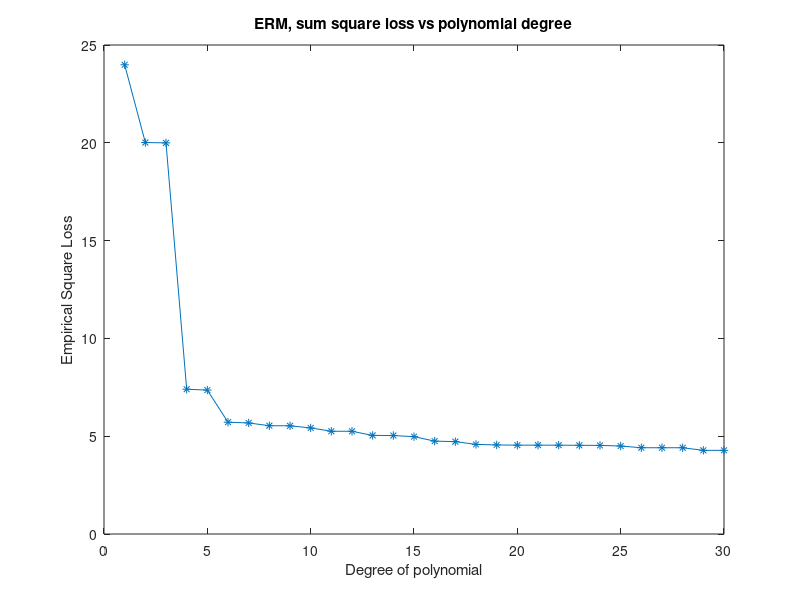
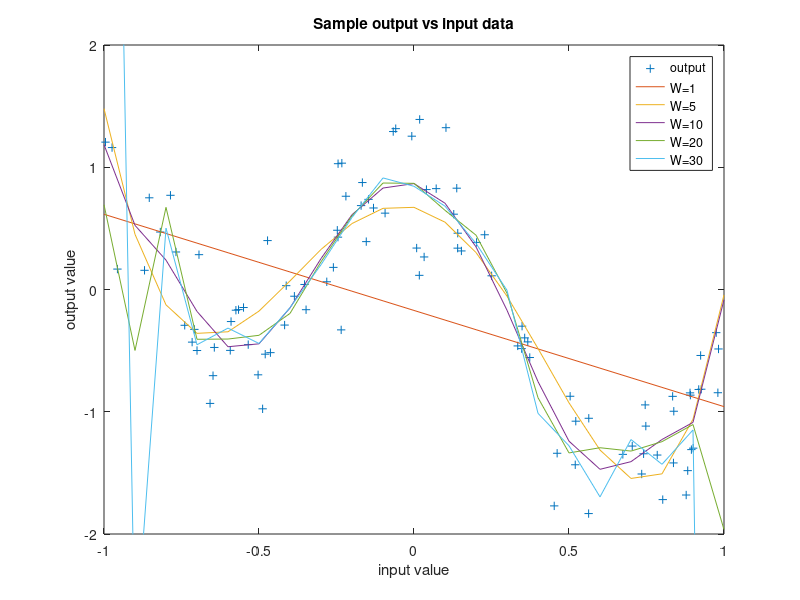
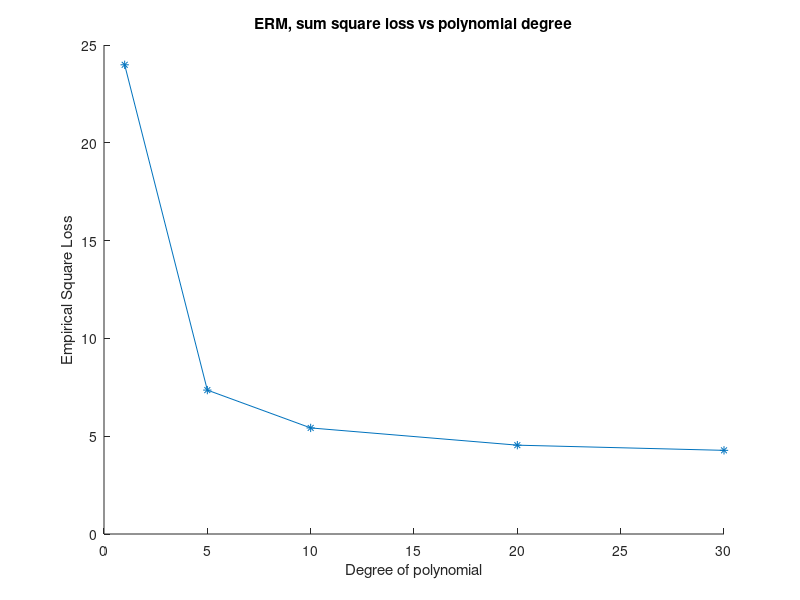

Write the MATLAB code that produced these figures, in order.
x = load('dataset1_inputs.txt');
t = load('dataset1_outputs.txt');
w = 30;
errors = zeros(1,w);
for i=1:w    
    %polynomial curve fitting
    p = polyfit(x,t,i);
    if w == 6
        psix = p;
    end
    results = polyval(p,x);
    errors(i) = sum(0.5 .* (results - t).^2);
end
figure;
plot([1:1:w],errors,'-*');
title('ERM, sum square loss vs polynomial degree');
xlabel('Degree of polynomial');
ylabel('Empirical Square Loss');

%step 5 visualization
%plot of learned polynomials
figure;
x2 = [-1:.1:1];
plot(x,t,'+');
hold on;
plot(x2,polyval(polyfit(x,t,1),x2));
plot(x2,polyval(polyfit(x,t,5),x2));
plot(x2,polyval(polyfit(x,t,10),x2));
plot(x2,polyval(polyfit(x,t,20),x2));
plot(x2,polyval(polyfit(x,t,30),x2));
ylim([-2 2]);
title('Sample output vs input data');
xlabel('input value');
ylabel('output value');
legend('output','W=1','W=5','W=10','W=20','W=30');
hold off;

%plot of errors for W=1,5,10,20,30
data = [errors(1),errors(5),errors(10),errors(20),errors(30)];
figure;
hold on;
plot([1,5,10,20,30],data,'-*');
title('ERM, sum square loss vs polynomial degree');
xlabel('Degree of polynomial');
ylabel('Empirical Square Loss');
hold off
